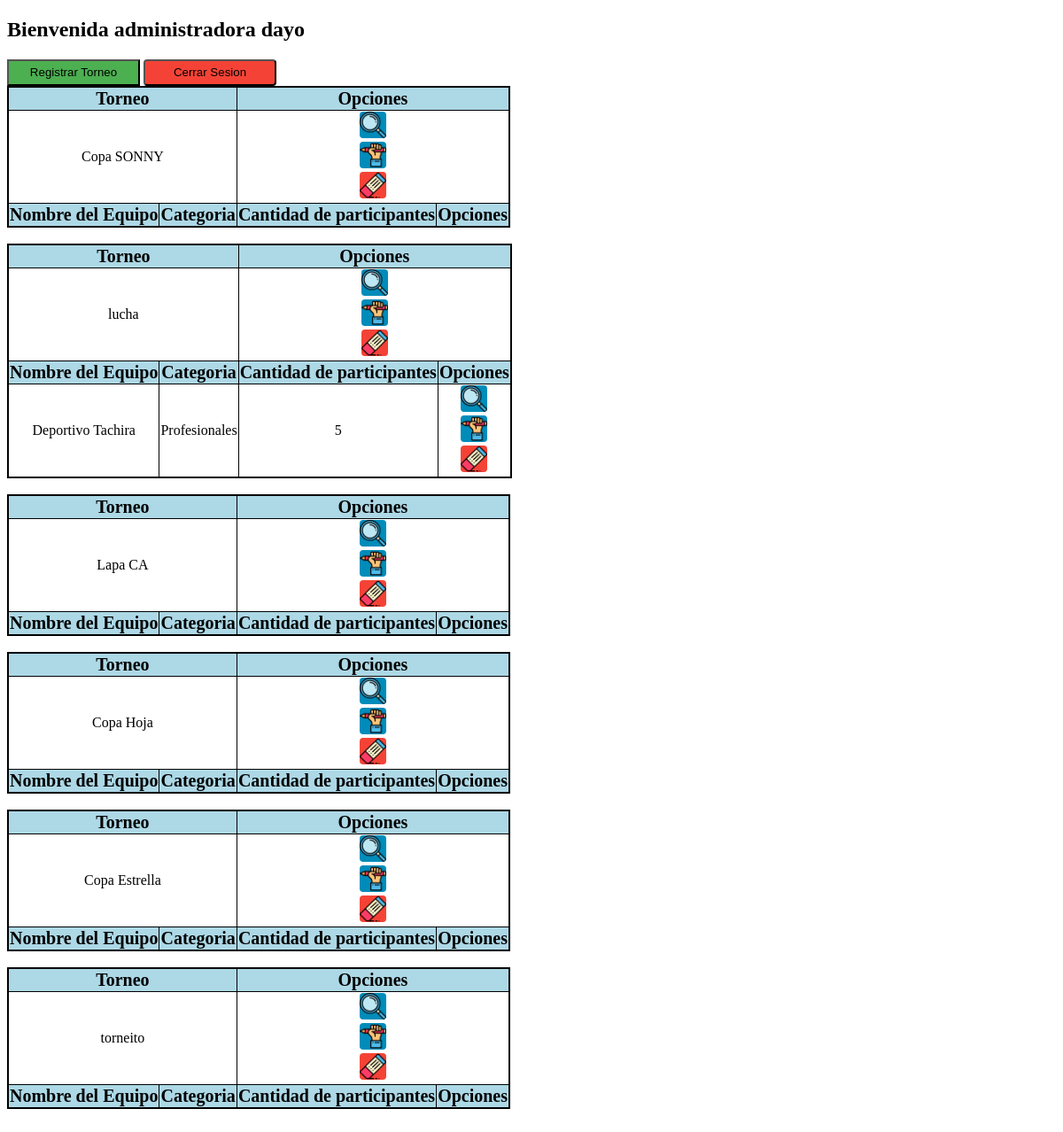
Page /views/admin.php (signed in) on the committed database.
### tables this page shows
CREATE TABLE IF NOT EXISTS `administrador` (
  `id` int(11) NOT NULL AUTO_INCREMENT,
  `nom_torneo` varchar(60) NOT NULL,
  `fecha` date NOT NULL,
  PRIMARY KEY (`id`)
);

CREATE TABLE IF NOT EXISTS `equipos` (
  `id` int(11) NOT NULL AUTO_INCREMENT,
  `nom_equi` varchar(100) NOT NULL,
  `nom_corto` varchar(50) NOT NULL,
  `fecha` date NOT NULL,
  `direccion` varchar(120) DEFAULT NULL,
  `correo` varchar(60) NOT NULL,
  `web` varchar(60) DEFAULT NULL,
  `usuario` varchar(60) NOT NULL,
  `clave` varchar(60) NOT NULL,
  `admin` int(11) NOT NULL,
  PRIMARY KEY (`id`)
);

CREATE TABLE IF NOT EXISTS `torneo` (
  `id` int(11) NOT NULL AUTO_INCREMENT,
  `nom_torneo` varchar(60) NOT NULL,
  `participantes` int(11) NOT NULL,
  `categoria` varchar(50) NOT NULL,
  `usuario` varchar(100) NOT NULL,
  PRIMARY KEY (`id`)
);

### views/admin.php (the view, shortened to what this page needs)
<?php
		$connection = mysqli_connect('localhost', 'root', '');
		mysqli_select_db($connection, 'sdeportivo');
 ?>
<!DOCTYPE html>
<html>
<head>
</head>
<body>
	<h2>Bienvenida administradora <?php echo $_SESSION["usuario"]; ?></h2>
	<a href="../views/registroadmin.php"><button class="verde">Registrar Torneo</button></a>
	<a href="../controllers/cerrar.php"><button class="rojo">Cerrar Sesion</button></a>
	<?php
		$sql = "SELECT * FROM `administrador`";
		if($result = mysqli_query($connection, $sql)){
			while($row = mysqli_fetch_assoc($result)){
	?>
                <table>
                    <tr>
                    	<th colspan="2"> Torneo </th>
                    	<th colspan="2"> Opciones </th>
                    </tr>
                    <tr>
                    	<td colspan="2"> <?php echo $row["nom_torneo"] ?> </td>
                    	<td colspan="2">
                    		<form method="post" action="detallesTorneo.php">
		      					<input class="info" type="image" src="../img/detallesc.png" width="30" height="30" name="" value="Detalles">
		      				</form>
		      				<form method="post" action="editarTorneo.php">
		      					<input class="info" type="image" src="../img/editarc.png" width="30" height="30" name="" value="Editar">
		      				</form>
                    		<a href="../controllers/eliminarTorneo.php?id='<?=$row["id"]?>'"><input type="image" src="../img/eliminarc.png" width="30" height="30" class="rojo"></a>
                    	</td>
                    </tr>
                    <tr>
                    	<th> Nombre del Equipo </th>
		        		<th> Categoria </th>
		      	 		<th> Cantidad de participantes </th>
		      	 		<th> Opciones </th>
		      		</tr>
		      		<?php
		      			$n = $row["nom_torneo"];
		      			$sql2 = "SELECT * FROM `torneo` WHERE nom_torneo='$n'";
		      			if($result2 = mysqli_query($connection, $sql2)){
		      				while($row2 = mysqli_fetch_assoc($result2)){
		      					$u = $row2["usuario"];
		      					$sql3 = "SELECT * FROM `equipos` WHERE usuario='$u'";
		      					if($result3 = mysqli_query($connection, $sql3)){
		      						while($row3 = mysqli_fetch_assoc($result3)){
		      		?>
		      		<tr>
		      			<td><?php echo $row3["nom_equi"]?></td>
		      			<td><?php echo $row2["categoria"]?></td>
		      			<td><?php echo $row2["participantes"]?></td>
		      			<td>
		      				<form method="post" action="detallesEquipo.php">
		      					<input class="info" type="image" src="../img/detallesc.png" width="30" height="30" name="" value="Detalles">
		      				</form>
		      				<form method="post" action="editarEquipo.php">
		      					<input class="info" type="image" src="../img/editarc.png" width="30" height="30" name="" value="Editar">
		      				</form>
                    		<a href="../controllers/eliminarEquipo.php?id='<?=$row3["id"]?>'"><input type="image" src="../img/eliminarc.png" width="30" height="30" class="rojo"></a>
                    	</td>
		      		</tr>
		      		<?php
		      						}
		      					}
		      				}
		      			}
		      		?>
                </table>
	<?php
		echo "<br>";
			}
		}
	?>
</body>
</html>

### views/admin.php (style rules this page uses)
.info { background-color: #008CBA; border-radius: 4px; }
.rojo { background-color: #f44336; border-radius: 4px; }
.verde { background-color: #4CAF50; }
table { border-collapse: collapse; border: 2px solid black; }
td, th { text-align: center; vertical-align: middle; border: 1px solid black; }
th { font-size: 20px; background-color: lightblue; }
button { width: 150px; height: 30px; }

### rows in the picture
administrador: nom_torneo "Copa SONNY"
administrador: nom_torneo "lucha"
torneo: categoria "Profesionales", participantes "5"
equipos: nom_equi "Deportivo Tachira"
administrador: nom_torneo "Lapa CA"
administrador: nom_torneo "Copa Hoja"
administrador: nom_torneo "Copa Estrella"
administrador: nom_torneo "torneito"

### other values in the picture
$_SESSION["usuario"] "dayo"
